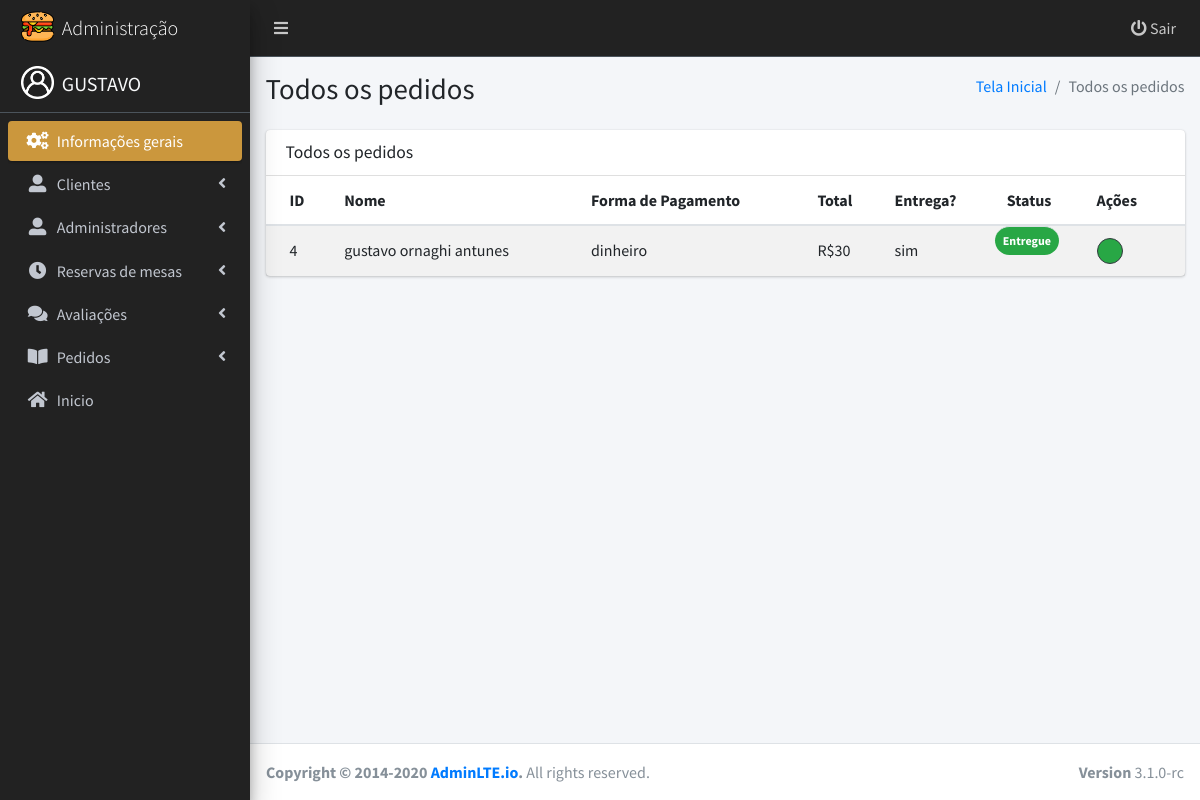
The page /view/admin/pedidoTotal.php (signed in) on the database its author committed.
### tables this page shows
CREATE TABLE IF NOT EXISTS `usuario` (
  `id` int(11) NOT NULL AUTO_INCREMENT,
  `nome` varchar(45) NOT NULL,
  `email` varchar(45) NOT NULL,
  `senha` varchar(45) NOT NULL,
  `telefone` varchar(45) NOT NULL,
  PRIMARY KEY (`id`)
);

CREATE TABLE IF NOT EXISTS `pedido` (
  `id` int(11) NOT NULL AUTO_INCREMENT,
  `id_endereco` int(11) NOT NULL,
  `id_usuario` int(11) NOT NULL,
  `total` varchar(50) NOT NULL DEFAULT '',
  `status` varchar(50) NOT NULL DEFAULT '',
  `forma_pagamento` varchar(50) NOT NULL DEFAULT '',
  `obs` varchar(255) NOT NULL,
  `entrega` varchar(50) NOT NULL,
  PRIMARY KEY (`id`),
  KEY `FK_idUsuario` (`id_usuario`),
  KEY `id_endereco` (`id_endereco`)
);

### model/Usuario.php (called while the page is built, shortened)
<?php
class Usuario{
    public function ListarLogado($id) {
        $sql = "SELECT * FROM usuario where id = '$id'";
        $conexao = new PDO('mysql:host=127.0.0.1;dbname=lanchonete2', 'root', '');
        $resultado = $conexao->query($sql);
        $lista = $resultado->fetch();
        return $lista;
    }
}
?>

### model/Pedido.php (called while the page is built, shortened)
<?php
	class Pedido{
		public function listar(){
			$sql = "SELECT pedido.id, pedido.total, pedido.status, pedido.forma_pagamento, pedido.entrega, usuario.nome FROM pedido INNER JOIN usuario ON pedido.id_usuario = usuario.id WHERE STATUS <> 'Cancelado'";
			$conexao = new PDO('mysql:host=127.0.0.1;dbname=lanchonete2', 'root', '');
			$resultado = $conexao->query($sql);
			$lista = $resultado->fetchAll();
			return $lista;
		}
	}

### view/admin/pedidoTotal.php (the view, shortened to what this page needs)
<!DOCTYPE html>
<?php
  require_once '../../model/Pedido.php';
  $pedido = new Pedido();
  $lista = $pedido->listar();
  $logado = $_SESSION['usuario_logado'];
if ($logado == 1) {
?>
<html lang="en">
<head>
  <link rel="stylesheet" href="https://pro.fontawesome.com/releases/v5.2.0/css/all.css">
  <link rel="stylesheet" href="https://static.fontawesome.com/css/fontawesome-app.css">
  <link rel="stylesheet" href="dist/css/adminlte.min.css">
</head>
<body class="hold-transition sidebar-mini">
<div class="wrapper">
  <?php
    include("layout/navbar.php");
   ?>
  <?php
    include("layout/sidebar.php");
   ?>
  <div class="content-wrapper">
    <section class="content-header">
      <div class="container-fluid">
        <div class="row mb-2">
          <div class="col-sm-6">
            <h1>Todos os pedidos</h1>
          </div>
          <div class="col-sm-6">
            <ol class="breadcrumb float-sm-right">
              <li class="breadcrumb-item"><a href="index.php">Tela Inicial</a></li>
              <li class="breadcrumb-item active">Todos os pedidos</li>
            </ol>
          </div>
        </div>
      </div>
    </section>
    <section class="content">
      <div class="container-fluid">
        <div class="row">
          <div class="col-md-12">
            <div class="card">
              <div class="card-header">
                <h3 class="card-title">Todos os pedidos</h3>
              </div>
              <div class="card-body p-0">
                <table class="table table-striped">
                  <thead>
                    <tr>
                      <th>ID</th>
                      <th>Nome</th>
                      <th>Forma de Pagamento</th>
                      <th>Total</th>
                      <th>Entrega?</th>
                      <th>Status</th>
                      <th>Ações</th>
                    </tr>
                  </thead>
                  <tbody>
                    <?php foreach ($lista as $linha): ?>
                    <tr>
                      <td><?php echo $linha['id'] ?></td>
                      <td><?php echo $linha['nome'] ?></td>
                      <td><?php echo $linha['forma_pagamento'] ?></td>
                      <td>R$<?php echo $linha['total'] ?></td>
                      <td><?php echo $linha['entrega'] ?></td>
                      <?php if($linha['status'] == 'Pendente'){?>
                        <td class="teste badge badge-pill bg-dark p-2"> <?php echo $linha['status'] ?> </td>
                      <?php }else if($linha['status'] == 'Em Preparo'){?>
                        <td class="teste badge badge-pill bg-warning p-2"> <?php echo $linha['status'] ?> </td>
                      <?php }else if($linha['status'] == 'Entregue'){?>
                        <td class="teste badge badge-pill bg-success p-2"> <?php echo $linha['status'] ?> </td>
                      <?php }?>
                      <td>
                        <a href="#" data-toggle="modal" data-target="#atualizarDelivery<?php echo $linha['id'] ?>"><i class="taman far fa-sync atualizar text-light bg-success rounded-circle border border-dark p-1"></i></a>
                      </td>
                      </tr>
                    <?php endforeach ?>
                  </tbody>
                </table>
              </div>
            </div>
          </div>
        </div>
      </div>
    </section>
  </div>
  <footer class="main-footer">
    <div class="float-right d-none d-sm-block">
      <b>Version</b> 3.1.0-rc
    </div>
    <strong>Copyright &copy; 2014-2020 <a href="https://adminlte.io">AdminLTE.io</a>.</strong> All rights reserved.
  </footer>
</div>
</body>
</html>
<?php } else { header('Location: ../usuario-nao-logado.php'); } ?>

### view/admin/layout/sidebar.php (shortened to what this page needs)
 <?php
    require_once '../../model/Usuario.php';
    $usuarioLogado = new Usuario();
    $usuario = $usuarioLogado->ListarLogado($_SESSION['id_usuario']);
 ?>
<aside class="main-sidebar sidebar-dark-primary elevation-4">
    <a href="index.php" class="brand-link border-0">
      <img src="../assets/img/favicon1.png" alt="AdminLTE Logo" class="brand-image">
      <span class="brand-text font-weight-light">Administração</span>
    </a>
    <a href="#" class="brand-link">
      <img src="dist/img/perfil.png" alt="AdminLTE Logo" class="brand-image">
      <span class="brand-text text-light text-uppercase"><?php echo explode(" ", $usuario['nome'])[0] ?></span>
    </a>
    <div class="sidebar">
      <nav class="mt-2">
        <ul class="nav nav-pills nav-sidebar flex-column" data-widget="treeview" role="menu" data-accordion="false">
          <li class="nav-item">
              <a href="./index.php" class="nav-link active">
                <i class="fas fa-cogs nav-icon"></i>
                <p>Informações gerais</p>
              </a>
          </li>
          <li class="nav-item">
            <a href="#" class="nav-link">
              <i class="nav-icon fas fa-user-alt"></i>
              <p>
                Clientes
                <i class="fas fa-angle-left right"></i>
              </p>
            </a>
          </li>
          <li class="nav-item">
            <a href="#" class="nav-link">
              <i class="nav-icon fas fa-user-alt"></i>
              <p>
                Administradores
                <i class="fas fa-angle-left right"></i>
              </p>
            </a>
          </li>
          <li class="nav-item">
            <a href="#" class="nav-link">
              <i class="nav-icon fas fa-clock"></i>
              <p>
                Reservas de mesas
                <i class="fas fa-angle-left right"></i>
              </p>
            </a>
          </li>
          <li class="nav-item">
            <a href="#" class="nav-link">
              <i class="nav-icon fas fa-comments"></i>
              <p>
                Avaliações
                <i class="fas fa-angle-left right"></i>
              </p>
            </a>
          </li>
          <li class="nav-item">
            <a href="#" class="nav-link">
              <i class="nav-icon fas fa-book-open"></i>
              <p>
                Pedidos
                <i class="fas fa-angle-left right"></i>
              </p>
            </a>
          </li>
          <li class="nav-item">
            <a href="../" class="nav-link">
              <i class="nav-icon fas fa-home"></i>
              <p>
                Inicio
              </p>
            </a>
          </li>
      </nav>
    </div>
  </aside>

### rows shown on the page
usuario: nome "GUSTAVO"
pedido: id "4", id_usuario.nome "gustavo ornaghi antunes", forma_pagamento "dinheiro", total "30", entrega "sim", status "Entregue"
